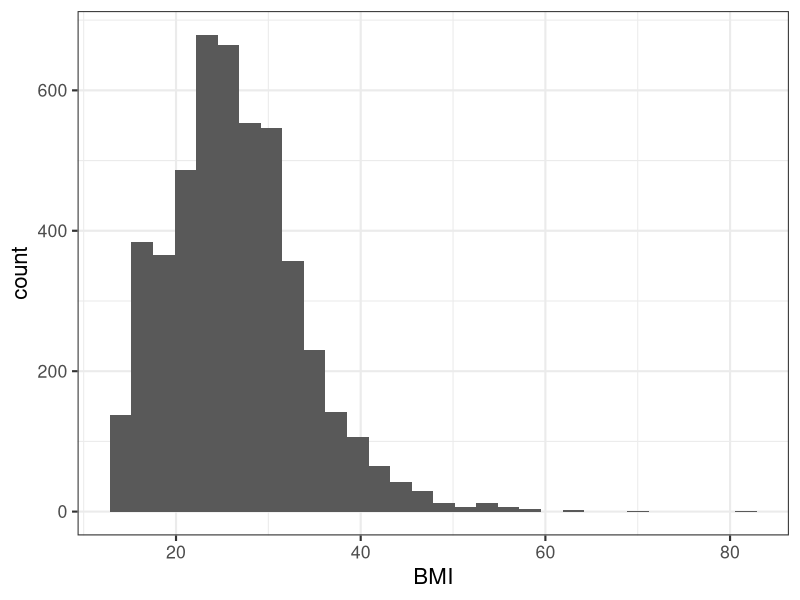
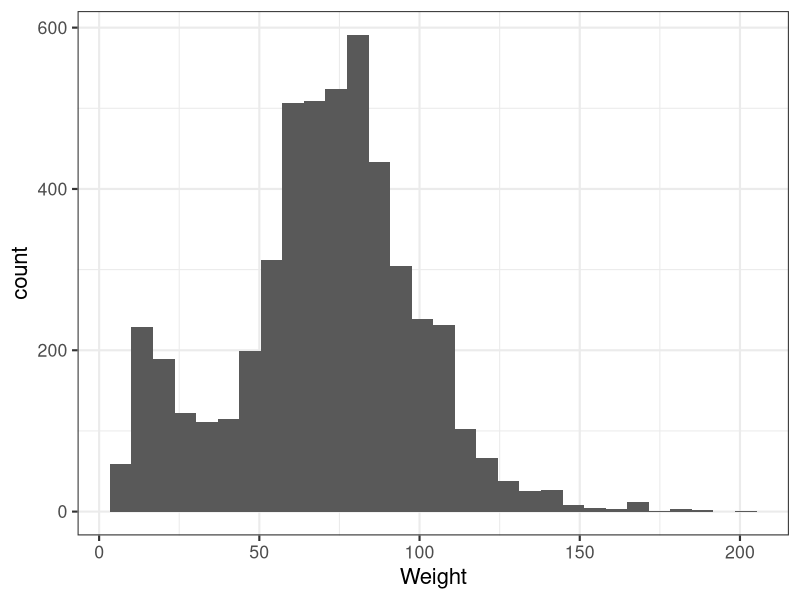
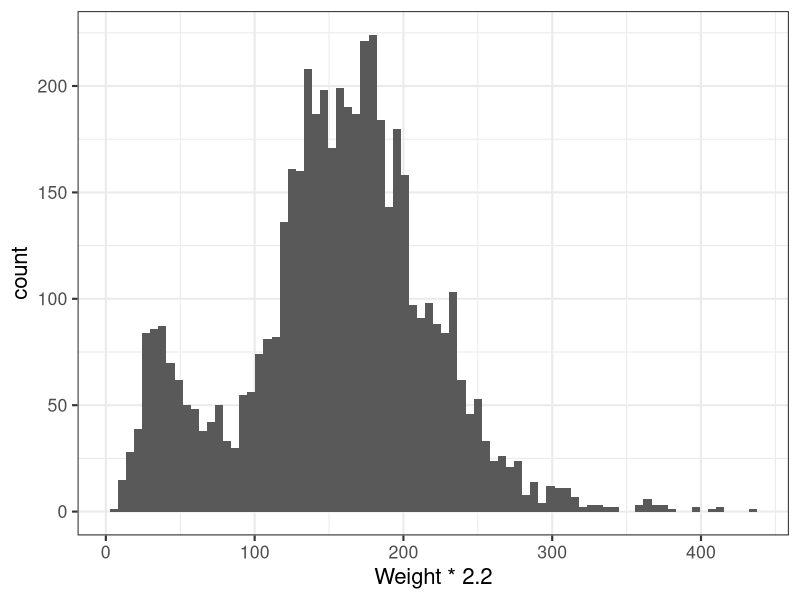
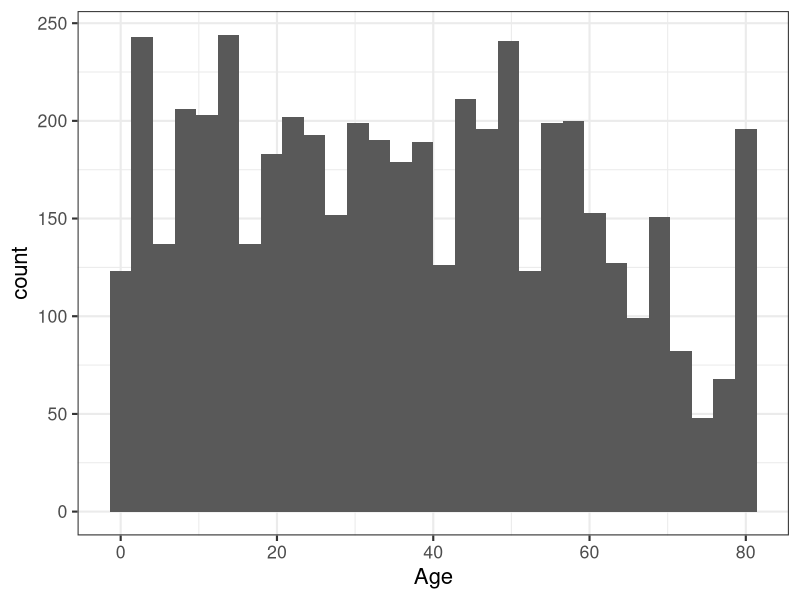
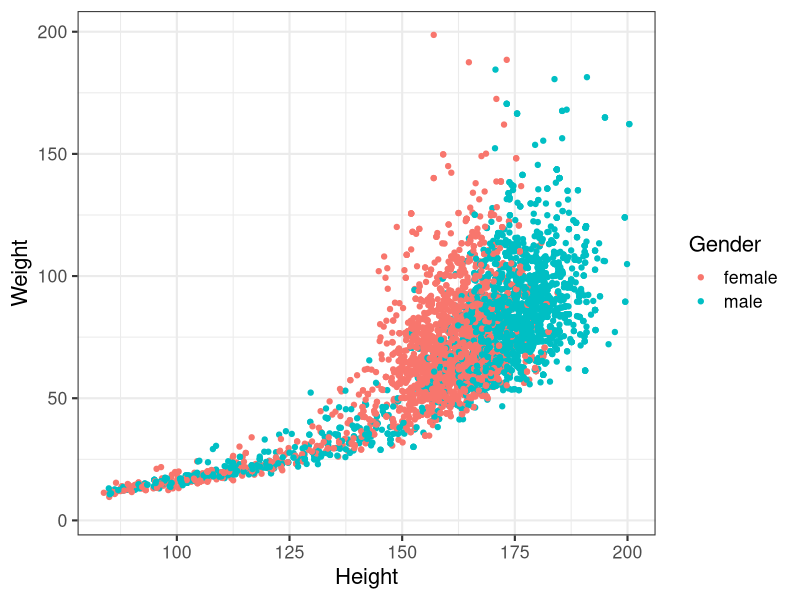
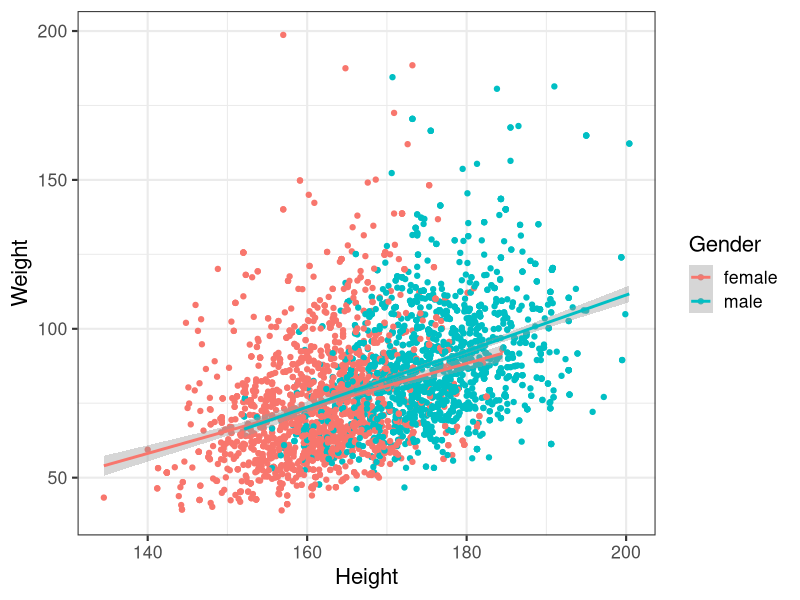
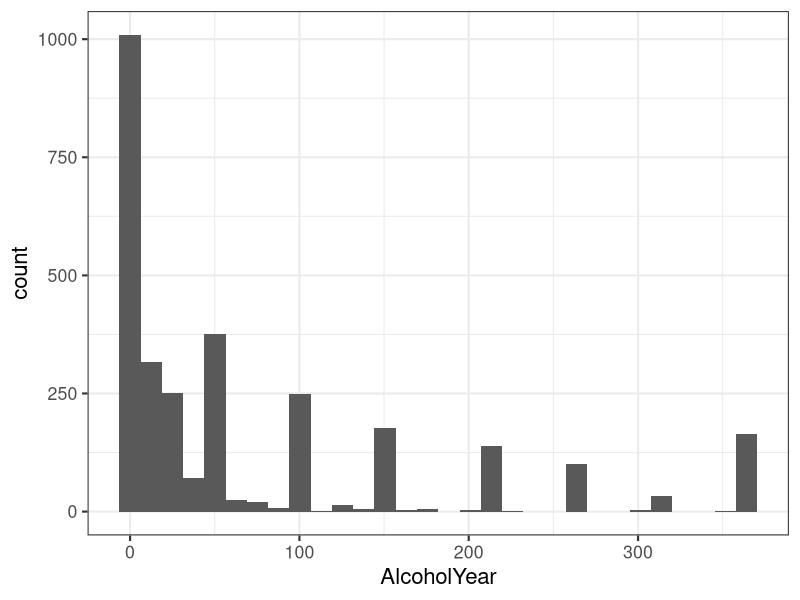
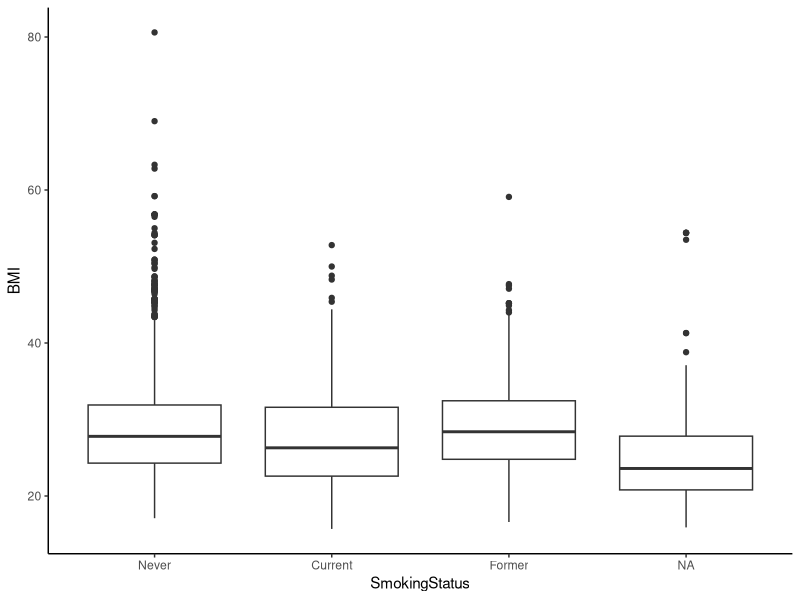

Source code (R) for these figures, in order:
## ---- chunk 1
#| echo: false
options(digits=3)
options(max.print=200)
.ex <- 1

library(ggplot2)
theme_set(theme_bw(base_size=16) + theme(strip.background = element_blank()))
## ---- chunk 2
# library(dplyr)
# read.csv("data/nhanes_dd.csv", header=TRUE) %>% 
#   mutate(Variable=paste0("<strong>", Variable, "</strong>")) %>% 
#   # DT::datatable(rownames=FALSE, caption="NHANES Data Dictionary", escape=FALSE)
#   kable()
# haven't loaded libraries yet, keep it this way.
knitr::kable(transform(read.csv("data/nhanes_dd.csv", header=TRUE), Variable=paste0("<strong>", Variable, "</strong>")))
## ---- chunk 3
library(readr)
library(dplyr)
## ---- chunk 4
nh <- read_csv(file="data/nhanes.csv")
nh
## ---- chunk 5
nh <- nh %>% mutate_if(is.character, as.factor)
nh
## ---- chunk 6
nh$RelationshipStatus
nh$Race
levels(nh$Race)
## ---- chunk 7
head(nh)
tail(nh)
dim(nh)
names(nh)
glimpse(nh)
## ---- chunk 8
# Display all Race values
nh$Race

# Get the unique values of Race
unique(nh$Race)
length(unique(nh$Race))
# Do the same thing the dplyr way
nh$Race %>% unique()
nh$Race %>% unique() %>% length()

# Age mean, median, range
mean(nh$Age)
median(nh$Age)
range(nh$Age)
## ---- chunk 9
# Compute the mean age
nh %>% 
  summarize(mean(Age))

# Now grouped by other variables
nh %>% 
  group_by(Gender, Race) %>% 
  summarize(mean(Age))
## ---- chunk 10
summary(nh)
## ---- chunk 11
# the dplyr way: returns a single-row single-column tibble/dataframe
nh %>% summarize(mean(Income))

# returns a single value
mean(nh$Income)
## ---- chunk 12
# Look at just the Income variable
nh$Income

# Or view the dataset
# View(nh)
## ---- chunk 13
mean(nh$Income, na.rm=TRUE)
## ---- chunk 14
is.na(nh$Income)
sum(is.na(nh$Income))
## ---- chunk 15
library(ggplot2)
theme_set(theme_bw(base_size=16) + theme(strip.background = element_blank()))
## ---- chunk 16
library(ggplot2)
ggplot(nh, aes(BMI)) + geom_histogram(bins=30)
ggplot(nh, aes(Weight)) + geom_histogram(bins=30)
# In pounds, more bins
ggplot(nh, aes(Weight*2.2)) + geom_histogram(bins=80)
ggplot(nh, aes(Age)) + geom_histogram(bins=30)
## ---- chunk 17
ggplot(nh, aes(Height, Weight, col=Gender)) + geom_point()
## ---- chunk 18
nh %>% 
  filter(Age>=18) %>% 
  ggplot(aes(Height, Weight, col=Gender)) + 
    geom_point() + 
    geom_smooth(method="lm")
## ---- chunk 19
mean(nh$Pulse, na.rm=TRUE)
## ---- chunk 20
range(nh$BPDia, na.rm=TRUE)
## ---- chunk 21
quantile(nh$Age, na.rm=TRUE)
## ---- chunk 22
var(nh$Income, na.rm=TRUE)
sd(nh$Income, na.rm=TRUE)
## ---- chunk 23
nha <- filter(nh, Age>=18)
rm(nh)
# View(nha)
## ---- chunk 24
t.test(Age~Gender, data=nha)
t.test(BMI~Diabetes, data=nha)
t.test(AlcoholYear~RelationshipStatus, data=nha)
## ---- chunk 25
# Two tailed
t.test(AlcoholYear~RelationshipStatus, data=nha)

# Difference in means is >0 (committed drink more)
t.test(AlcoholYear~RelationshipStatus, data=nha, alternative="greater")

# Difference in means is <0 (committed drink less)
t.test(AlcoholYear~RelationshipStatus, data=nha, alternative="less")
## ---- chunk 26
ggplot(nha, aes(AlcoholYear)) + geom_histogram()
## ---- chunk 27
wilcox.test(AlcoholYear~RelationshipStatus, data=nha)
## ---- chunk 28
t.test(BMI~RelationshipStatus, data=nha, var.equal=TRUE)
## ---- chunk 29
fit <- lm(BMI~RelationshipStatus, data=nha)
## ---- chunk 30
fit
anova(fit)
summary(fit)
## ---- chunk 31
t.test(BMI~RelationshipStatus, data=nha, var.equal=TRUE)
## ---- chunk 32
# P-value computed on a t-statistic with 3552 degrees of freedom
# (multiply times 2 because t-test is assuming two-tailed)
2*(1-pt(1.532, df=3552))
# P-value computed on an F-test with 1 and 3552 degrees of freedom
1-pf(2.347, df1=1, df2=3552)
## ---- chunk 33
fit <- lm(BMI~SmokingStatus, data=nha)
anova(fit)
summary(fit)
## ---- chunk 34
tribble(
  ~`Original SmokingStatus`, ~`Indicator: SmokingStatusFormer`, ~`Indicator: SmokingStatusNever`,
  "_Current_", 0, 0,
  "_Former_", 1, 0,
  "_Never_", 0, 1
) %>% knitr::kable()
## ---- chunk 35
# Look at nha$SmokingStatus
nha$SmokingStatus

# What happens if we relevel it? Let's see what that looks like.
relevel(nha$SmokingStatus, ref="Never")

# If we're happy with that, let's change the value of nha$SmokingStatus in place
nha$SmokingStatus <- relevel(nha$SmokingStatus, ref="Never")

# Or we could do this the dplyr way
nha <- nha %>% 
  mutate(SmokingStatus=relevel(SmokingStatus, ref="Never"))
## ---- chunk 36
# Re-fit the model
fit <- lm(BMI~SmokingStatus, data=nha)

# Optionally, show the ANOVA table
# anova(fit)

# Print the full model statistics
summary(fit)
## ---- chunk 37
TukeyHSD(aov(fit))
## ---- chunk 38
ggplot(nha, aes(SmokingStatus, BMI)) + geom_boxplot() + theme_classic()
## ---- chunk 39
fit <- lm(Weight~Height, data=nha)
summary(fit)
## ---- chunk 40
ggplot(nha, aes(x=Height, y=Weight)) + geom_point() + geom_smooth(method="lm")
## ---- chunk 41
ggplot(nha, aes(x=Height, y=Weight)) + 
  geom_point() + 
  geom_smooth(method="lm", fullrange=TRUE) + 
  xlim(0, NA) + 
  ggtitle("Friends don't let friends extrapolate.")
## ---- chunk 42
t.test(Testosterone~PhysActive, data=nha, var.equal=TRUE)
summary(lm(Testosterone~PhysActive, data=nha))
## ---- chunk 43
summary(lm(Testosterone~PhysActive+Age, data=nha))
## ---- chunk 44
summary(lm(Testosterone ~ PhysActive+Age+Gender, data=nha))
## ---- chunk 45
xt <- xtabs(~Gender+Diabetes, data=nha)
xt
## ---- chunk 46
# Add marginal totals
addmargins(xt)

# Get the proportional table
prop.table(xt)

# That wasn't really what we wanted. 
# Do this over the first (row) margin only.
prop.table(xt, margin=1)
## ---- chunk 47
chisq.test(xt)
## ---- chunk 48
fisher.test(xt)
## ---- chunk 49
mosaicplot(xt, main=NA)
## ---- chunk 50
xt <- xtabs(~Race+Insured, data=nha)
addmargins(xt)
## ---- chunk 51
prop.table(xt, margin=1)
## ---- chunk 52
chisq.test(xt)
## ---- chunk 53
chisq.test(xt)$p.value
chisq.test(xt)$expected
## ---- chunk 54
mosaicplot(xt, main=NA)
## ---- chunk 55
#Look at Race. The default ordering is alphabetical
nha$Race

# Let's relevel that where the group with the highest rate of insurance is "baseline"
relevel(nha$Race, ref="White")

# If we're happy with that result, permanently change it
nha$Race <- relevel(nha$Race, ref="White")

# Or do it the dplyr way
nha <- nha %>% 
  mutate(Race=relevel(Race, ref="White"))
## ---- chunk 56
fit <- glm(Insured~Race, data=nha, family="binomial")
summary(fit)
## ---- chunk 57
fit <- glm(Insured ~ Age+Income+SleepHrsNight+Race, data=nha, family="binomial")
summary(fit)
## ---- chunk 58
power.t.test(n=20, delta=2, sd=2.3)
## ---- chunk 59
power.t.test(power=.80, delta=.8, sd=1.5)
## ---- chunk 60
power.prop.test(n=5, p1=0.8, p2=0.2)
## ---- chunk 61
power.prop.test(power=0.9, p1=0.8, p2=0.2)
## ---- chunk 62
power.t.test(n=3, delta=1, sd=0.7)$power
## ---- chunk 63
power.t.test(power=.8, delta=1, sd=0.7)$n
## ---- chunk 64
power.prop.test(power=.80, p1=.05, p2=.055, sig.level=5e-8)$n
## ---- chunk 65
# Try modeling Testosterone against Physical Activity, Age, and Gender.
fit <- lm(Testosterone~PhysActive+Age+Gender, data=nha)

# See what that model looks like:
summary(fit)
## ---- chunk 66
coef(summary(fit))["Age", "Estimate"]
coef(summary(fit))["PhysActiveYes", "Pr(>|t|)"]
## ---- chunk 67
# Install the package if you don't have it
# install.packages("broom")

library(broom)
tidy(fit)
## ---- chunk 68
tidy(fit) %>% 
  filter(term!="(Intercept)") %>% 
  select(term, p.value) %>% 
  arrange(p.value)
## ---- chunk 69
# Augment the original data
# IF you get a warning about deprecated... purrr..., ignore. It's a bug that'll be fixed soon.
augment(fit) %>% head

# Plot residuals vs fitted values for males, 
# colored by Physical Activity, size scaled by age
augment(fit) %>% 
  filter(Gender=="male") %>% 
  ggplot(aes(.fitted, .resid, col=PhysActive, size=Age)) + geom_point()
## ---- chunk 70
glance(fit)
## ---- chunk 71
t.test(AlcoholYear~RelationshipStatus, data=nha)
t.test(AlcoholYear~RelationshipStatus, data=nha) %>% tidy()
## ---- chunk 72
wilcox.test(AlcoholYear~RelationshipStatus, data=nha)
wilcox.test(AlcoholYear~RelationshipStatus, data=nha) %>% tidy()
## ---- chunk 73
xtabs(~Gender+Diabetes, data=nha) %>% fisher.test()
xtabs(~Gender+Diabetes, data=nha) %>% fisher.test() %>% tidy()
## ---- chunk 74
# fit the model and summarize it the usual way
glmfit <- glm(Insured~Race, data=nha, family=binomial)
summary(glmfit)

# tidy it up!
tidy(glmfit)

# do whatever you want now
tidy(glmfit) %>% 
  filter(term!="(Intercept)") %>% 
  mutate(logp=-1*log10(p.value)) %>% 
  ggplot(aes(term, logp)) + geom_bar(stat="identity") + coord_flip()
